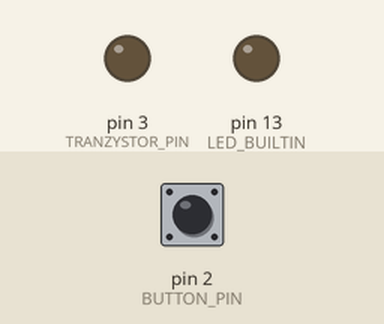
A sketch run on a simulated Arduino Uno, built with avr-gcc and run on an emulated ATmega328P. Shown: output pins drawn as LEDs (lit = HIGH). Dashed ring = blinking. The inputs (shaded band) are chosen by the test bench; at power-on: pin 2 (BUTTON_PIN) HIGH.

Above: at 1.2 s.
1.3 s: pin 2 (BUTTON_PIN) pulled LOW for 0.15 s
At 1.8 s:
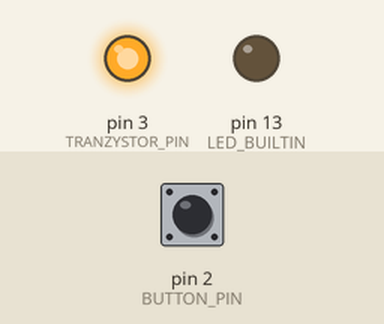
3.8 s: pin 2 (BUTTON_PIN) pulled LOW for 3.2 s
At 4.6 s:
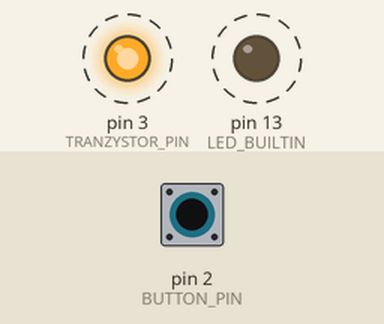
Timing chart, 0 to 8.4 s (numbered marks = the images above; inputs shaded):
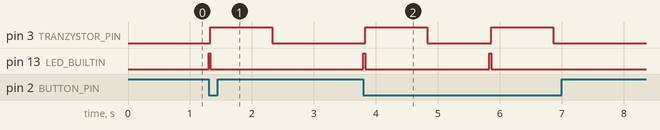

The sketch:

nano_zgrzewarka.ino
```cpp
const int BUTTON_PIN = 2;
const int TRANZYSTOR_PIN = 3;
int button_state;


void setup()
{
    pinMode(LED_BUILTIN, OUTPUT);
    pinMode(TRANZYSTOR_PIN, OUTPUT);
    digitalWrite(TRANZYSTOR_PIN, LOW);
    digitalWrite(LED_BUILTIN, LOW);
    pinMode(BUTTON_PIN, INPUT_PULLUP);
}

void loop()
{
    button_state = digitalRead(BUTTON_PIN);
    if( button_state == LOW)
    {
      digitalWrite(LED_BUILTIN, HIGH);  // turn the LED on (HIGH is the voltage level)
      delay(30);                      // wait for a second
      digitalWrite(LED_BUILTIN, LOW);   // turn the LED off by making the voltage LOW
      // delay(1000);
      digitalWrite(TRANZYSTOR_PIN, HIGH);  // turn the LED on (HIGH is the voltage level)
      delay(1000);                      // wait for a second
      digitalWrite(TRANZYSTOR_PIN, LOW);   // turn the LED off by making the voltage LOW
      delay(1000);
    }
}
```

Measured:
- after the input at 1.3 s, pin 3 (TRANZYSTOR_PIN): LOW → HIGH at once, → LOW 1.0 s later; pin 13 (LED_BUILTIN): LOW → HIGH at once, → LOW 0.03 s later
- after the input at 3.8 s, pin 3 (TRANZYSTOR_PIN): alternates HIGH for 1.0 s and LOW for 1.0 s, 4 changes in all, then stays LOW, starting at once; pin 13 (LED_BUILTIN): alternates HIGH for 0.03 s and LOW for 2.0 s, 4 changes in all, then stays LOW, starting at once
